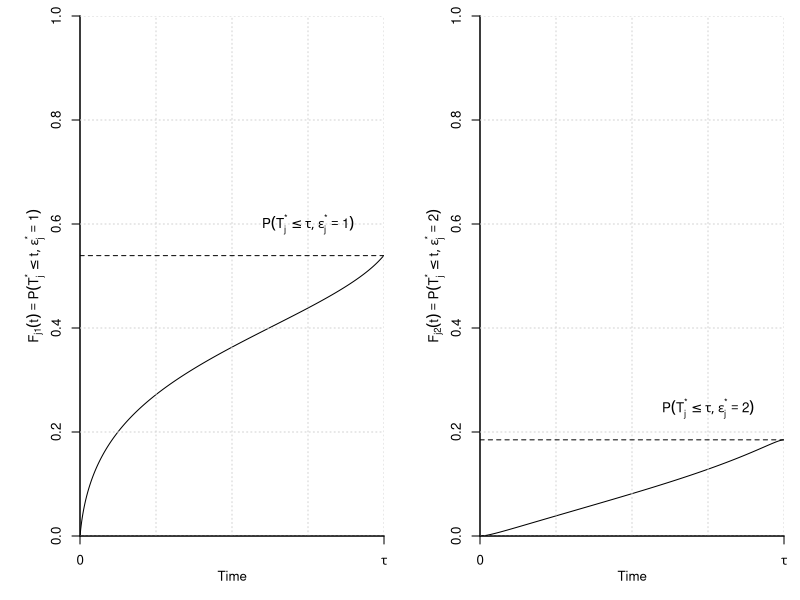

Write the R code that produced this figure.
## ---- chunk 1
knitr::opts_chunk$set(echo = FALSE, fig.height = 5, cache.path = "cache/", 
                      message = FALSE, error = FALSE, warning = FALSE)
.par_use <- list(cex = 1.33, cex.lab = 1.2)
options(digits = 3, knitr.kable.NA = '')
## ---- chunk 2
# assign model parameters
n_causes <- 2L
delta <- 2

# set the betas
coef_risk <- c(.67, 1, .1, -.4, .25, .3) |> 
  matrix(ncol = n_causes)

# set the gammas
coef_traject <- c(-.8, -.45, .8, .4, -1.2, .15, .25, -.2) |> 
  matrix(ncol = n_causes)

# plot the conditional cumulative incidences when random effects and covariates
# are all zero
local({
  probs <- exp(coef_risk[1, ]) / (1 + sum(exp(coef_risk[1, ])))
  par(mar = c(4, 5, 1, 1), mfcol = c(1, 2), cex = .8, mgp = c(2, 1, 0))
  xs <- seq(0, 2, length.out = 1000)
  
  for(i in 1:2){
    vals <- sapply(xs, \(x) probs[i] * pnorm(
      -coef_traject[1, i] * atanh((x - delta / 2) / (delta / 2)) - 
        coef_traject[2, i]))
    plot(
      xs, vals, xlim = c(1e-8, delta), ylim = c(0, 1), bty = "l",  
      xlab = "Time", type = "l",
      ylab = bquote(F[paste("j", .(i))](t) == P(T[j]^"*" <= t, epsilon[j]^"*" == .(i))),
      yaxs = "i", xaxs = "i", xaxt='n')
    grid()
    
    abline(h = max(vals), lty = 2)
    text(1.5, max(vals) + .06, 
         labels = bquote(P(T[j]^"*" <= tau, epsilon[j]^"*" == .(i))))
    
    axis(1, c(0, 2), labels = c(0, expression(tau)))
  }
})
